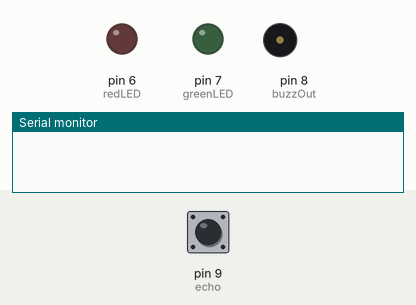
A sketch run on a simulated Arduino Uno, built with avr-gcc and run on an emulated ATmega328P. Shown: output pins drawn as LEDs (lit = HIGH), buzzer (waves = sounding, pin HIGH), the last lines printed to the serial monitor. The inputs (shaded band) are chosen by the test bench; at power-on: pin 9 (echo) LOW. Pins used as bus, display or sensor lines are not drawn.

Above: at 0.1 s.
At 1.2 s:
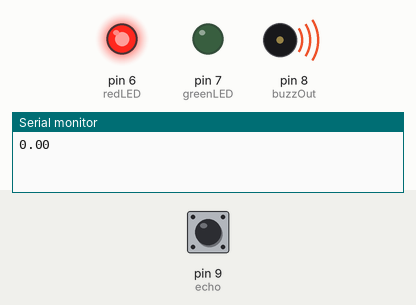
1.3 s: pin 9 (echo) pulsed HIGH 2 times (0.12 s each, 0.3 s apart)
At 1.7 s:
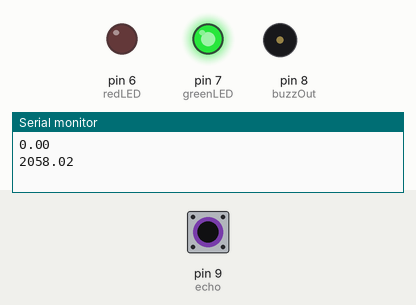
Timing chart, 0 to 4.3 s (numbered marks = the images above; inputs shaded):
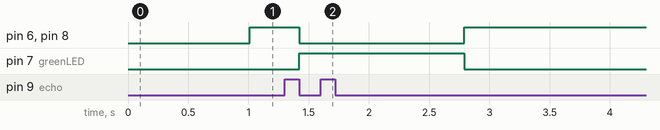

The sketch:

Object_Detector.ino
```cpp
/* Defining Pins*/
int buzzOut = 8;
int echo = 9;
int trig = 10;
int greenLED = 7;
int redLED = 6;
float d, t;  // distance in centimeters (dcm), time (t)

void setup()
{
  Serial.begin(9600);
  pinMode(buzzOut, OUTPUT);  //pin for buzzer
  pinMode(trig, OUTPUT); //pin for pulses for the ultrasonic sensor
  pinMode(echo, INPUT); //pin for input signal from sensor
  pinMode(greenLED, OUTPUT); // output for green LED
  pinMode(redLED, OUTPUT);  // output for red LED
}

void loop()
{
    //pulse signal for ultrasonic sensor
  digitalWrite(trig,LOW);
  delay(1); // dealy 1ms
  digitalWrite(trig, HIGH);
  delay(10); //delay 10ms
  digitalWrite(trig, LOW);

  t = pulseIn(echo, HIGH); //reading time from sensor in microseconds
  d = (t*.0343)/2; // calculating distance in cm
  Serial.println(d);  // printing over the serial port
  if (d <= 15) // if distance is less than 15cm
  {
    digitalWrite(buzzOut, HIGH);
    digitalWrite(greenLED, LOW);
    digitalWrite(redLED, HIGH);
  }
  else
  {
    digitalWrite(buzzOut,LOW);
    digitalWrite(redLED, LOW); // turning off red LED
    digitalWrite(greenLED, HIGH);
  }
  delay(60);
}
```

Measured:
- after the input at 1.3 s, pin 6 (redLED), pin 8 (buzzOut): HIGH → LOW after 0.12 s, → HIGH 1.4 s later; pin 7 (greenLED): LOW → HIGH after 0.12 s, → LOW 1.4 s later
